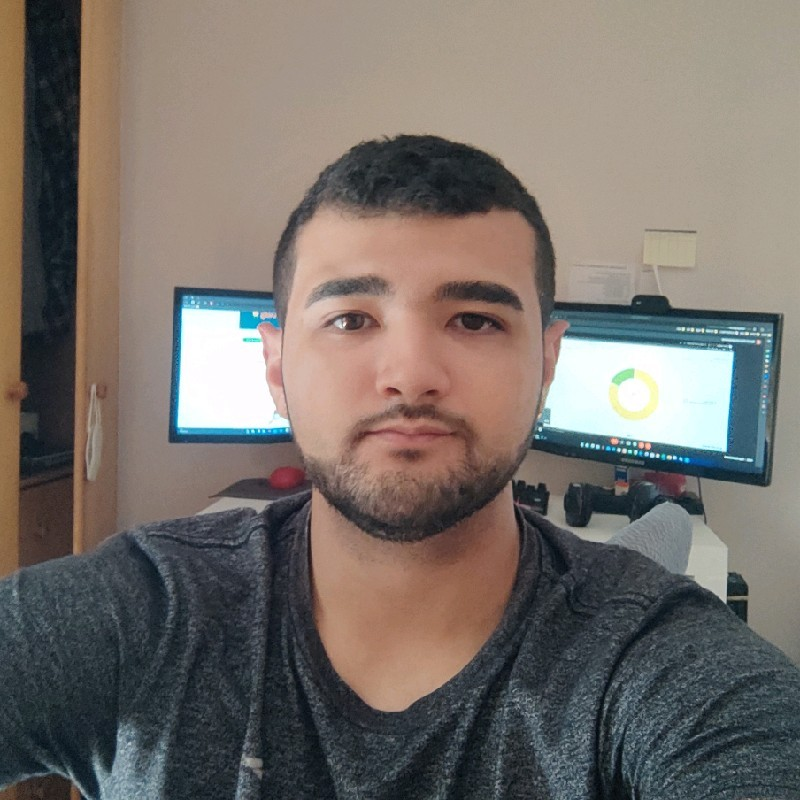
#> input picture data/eu.jpeg, 800 x 800 px
$ python cap03-13-thresholding_opencv_simple.py --image ../eu.jpeg
#> lines starting #> are read from the running program, lines starting #| are printed output that depends on the picture; after the words box and inside, x2 and y2 are one past the last pixel; in counts of white or black regions, pixels touching at a corner belong together
# Simple Thresholding

import argparse
import cv2

# Argumentos
ap = argparse.ArgumentParser()
ap.add_argument("-i", "--image", required=True, help="Caminho para a imagem")
args = vars(ap.parse_args())

# Carrega a imagem e converte para Grayscale
image = cv2.imread(args["image"])
#> image is the input picture: shape (800, 800, 3); mean B, G, R 105.8, 111.5, 118.8
image = cv2.cvtColor(image, cv2.COLOR_BGR2GRAY)
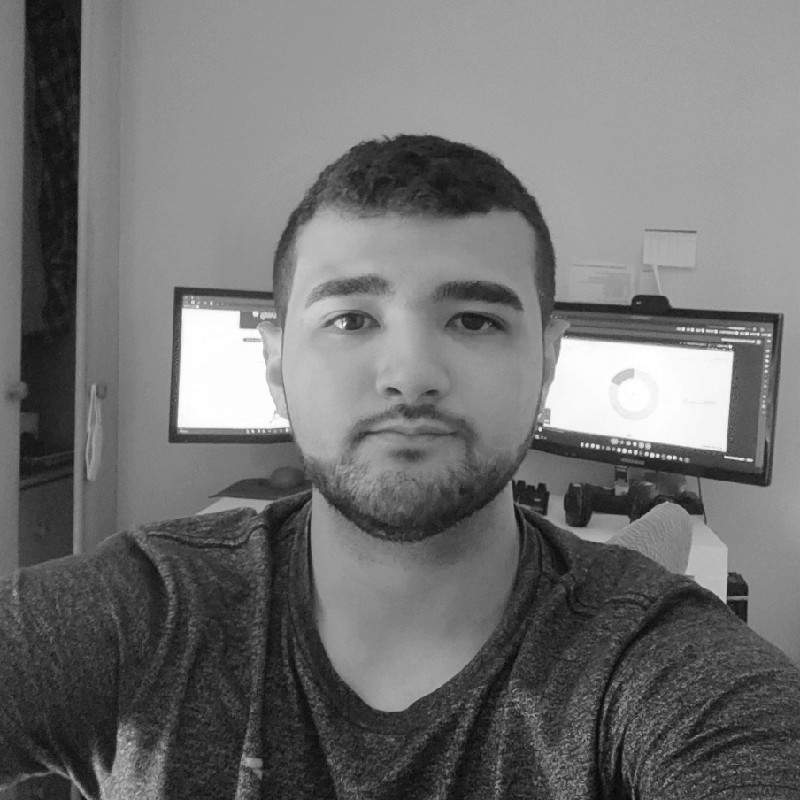
#> image: shape (800, 800); min 3, max 255, mean 113

# Aplica o filtro gaussiano
# A aplicação do filtro gaussiano ajuda a remover algumas das bordas de alta frequência da imagem
# que não nos preocupam e nos permitem obter uma segmentação mais "limpa".
blurred = cv2.GaussianBlur(image, (5, 5), 0)
cv2.imshow("Image", image)

# Image thresholding com limite 155.
(T, thresh) = cv2.threshold(blurred, 155, 255, cv2.THRESH_BINARY)
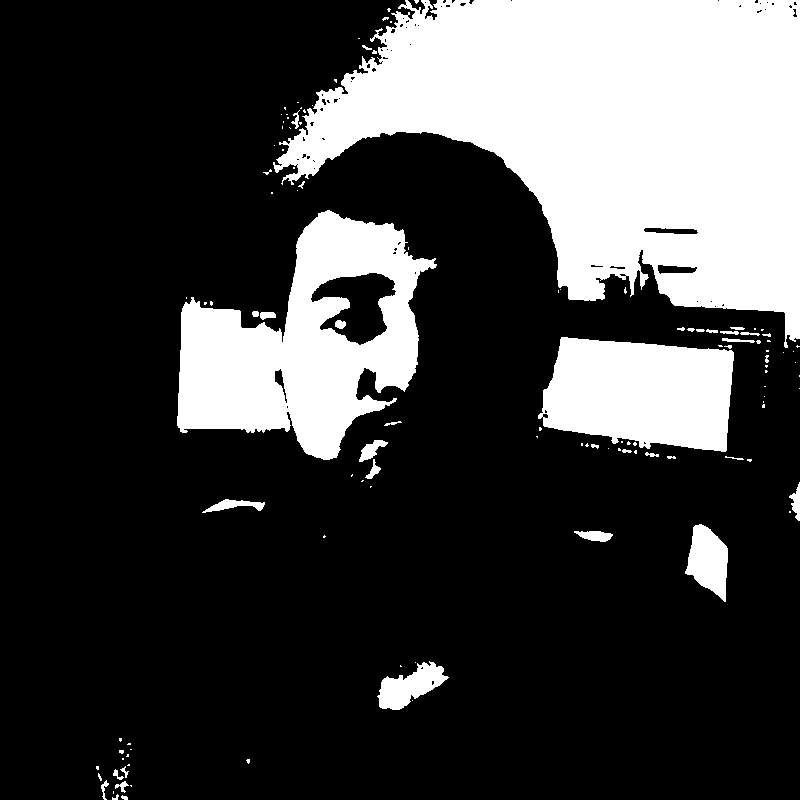
#> thresh: shape (800, 800); 25.5% white; 120 white regions (82 under 20 px), largest, box (x1, y1, x2, y2) and area: (273, 0, 800, 348) 105202, (177, 210, 437, 460) 33291, (538, 337, 734, 452) 17644
cv2.imshow("Threshold Binary", thresh)

# Vamos aplicar o limiar básico. O primeiro parâmetro é a
# imagem, o segundo valor é o nosso limiar.
# Se um valor de pixel for maior que o nosso limite (neste
# caso, 155), convertemos para BRANCO, caso contrário, PRETO.
(T, threshInv) = cv2.threshold(blurred, 155, 255, cv2.THRESH_BINARY_INV)
cv2.imshow("Threshold Binary Inverse", threshInv)

# Finalmente, vamos usar nosso limiar como uma máscara e visualizar apenas as casas na imagem.
cv2.imshow("Casa", cv2.bitwise_and(image, image, mask = threshInv))
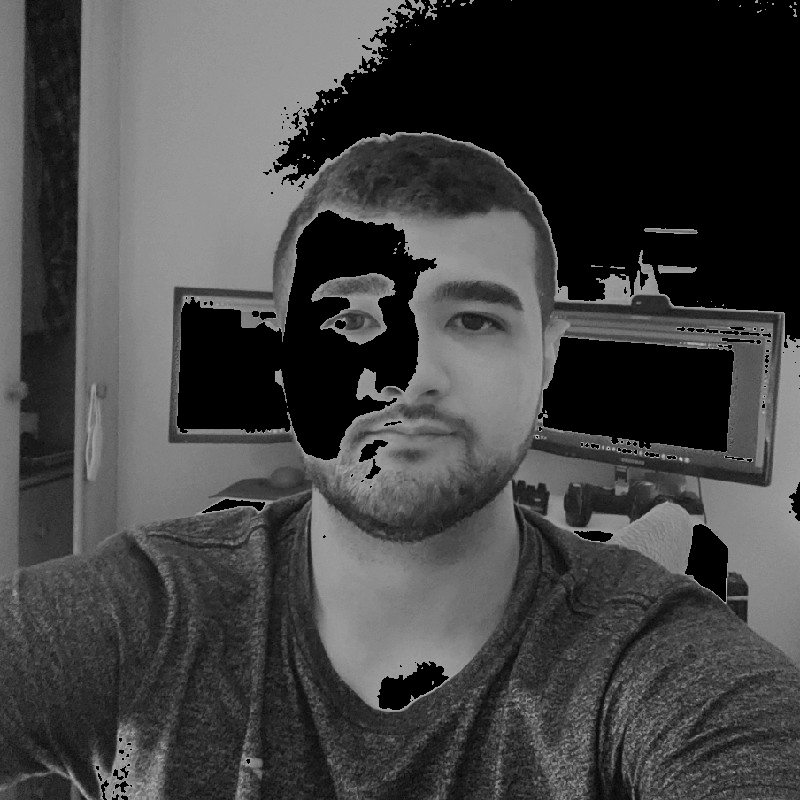
#> window 'Casa': shape (800, 800); min 0, max 209, mean 67.5
cv2.waitKey(0)
